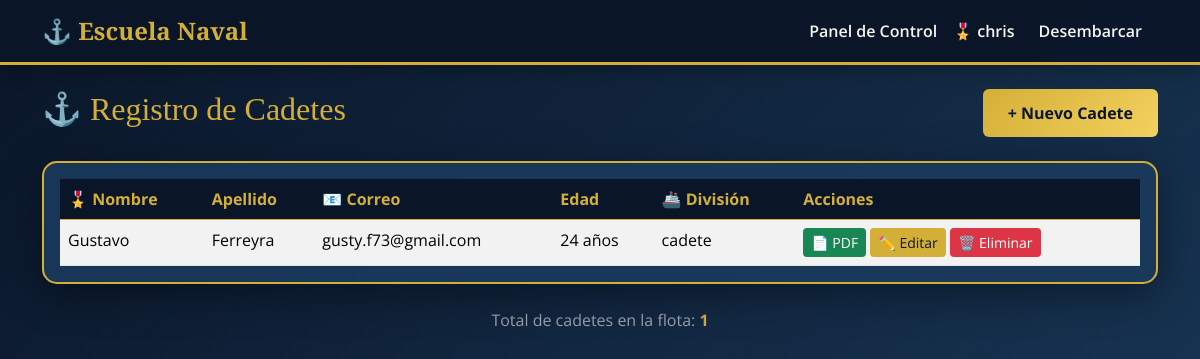
/users/dashboard/ (signed in), run on the app's committed database.
### users/models.py (models this page shows, shortened)
class Alumno(models.Model):
    usuario = models.ForeignKey(User, on_delete=models.CASCADE, related_name='alumnos')
    nombre = models.CharField(max_length=100)
    apellido = models.CharField(max_length=100)
    email = models.EmailField()
    edad = models.PositiveIntegerField()
    carrera = models.CharField(max_length=100)
    fecha_registro = models.DateTimeField(auto_now_add=True)
    class Meta:
        ordering = ['-fecha_registro']

### users/views.py (the view)
# urls.py: path('dashboard/', views.dashboard, name='dashboard'),
@login_required
def dashboard(request):
    alumnos = Alumno.objects.filter(usuario=request.user)
    return render(request, 'users/dashboard.html', {'alumnos': alumnos})

### templates/users/dashboard.html (shortened to what this page needs)
{% extends 'base.html' %}
{% block content %}
<div class="row">
    <div class="col-12">
        <div class="d-flex justify-content-between align-items-center mb-4">
            <h2>⚓ Registro de Cadetes</h2>
            <a href="{% url 'crear_alumno' %}" class="btn btn-primary">+ Nuevo Cadete</a>
        </div>
        {% if alumnos %}
            <div class="card p-3">
                <div class="table-responsive">
                    <table class="table table-striped table-hover mb-0">
                        <thead class="table-dark">
                            <tr>
                                <th>🎖️ Nombre</th>
                                <th>Apellido</th>
                                <th>📧 Correo</th>
                                <th>Edad</th>
                                <th>🚢 División</th>
                                <th>Acciones</th>
                            </tr>
                        </thead>
                        <tbody>
                            {% for alumno in alumnos %}
                                <tr>
                                    <td>{{ alumno.nombre }}</td>
                                    <td>{{ alumno.apellido }}</td>
                                    <td>{{ alumno.email }}</td>
                                    <td>{{ alumno.edad }} años</td>
                                    <td>{{ alumno.carrera }}</td>
                                    <td>
                                        <a href="{% url 'enviar_pdf_alumno' alumno.pk %}" class="btn btn-sm btn-success">📄 PDF</a>
                                        <a href="{% url 'editar_alumno' alumno.pk %}" class="btn btn-sm btn-warning">✏️ Editar</a>
                                        <a href="{% url 'eliminar_alumno' alumno.pk %}" class="btn btn-sm btn-danger">🗑️ Eliminar</a>
                                    </td>
                                </tr>
                            {% endfor %}
                        </tbody>
                    </table>
                </div>
            </div>
            <div class="text-center mt-4" style="color: rgba(245,245,240,0.6);">
                <p>Total de cadetes en la flota: <strong style="color: var(--dorado);">{{ alumnos.count }}</strong></p>
            </div>
        {% endif %}
    </div>
</div>
{% endblock %}

### templates/base.html (shortened to what this page needs)
<!DOCTYPE html>
<html lang="es">
<head>
    <link href="https://cdn.jsdelivr.net/npm/bootstrap@5.3.2/dist/css/bootstrap.min.css" rel="stylesheet">
</head>
<body>
    <nav class="navbar navbar-expand-lg">
        <div class="container">
            <a class="navbar-brand" href="{% url 'home' %}">⚓ Escuela Naval</a>
            <div class="collapse navbar-collapse" id="navbarNav">
                <ul class="navbar-nav ms-auto">
                    {% if user.is_authenticated %}
                        <li class="nav-item">
                            <a class="nav-link" href="{% url 'dashboard' %}">Panel de Control</a>
                        </li>
                        <li class="nav-item">
                            <span class="nav-link">🎖️ {{ user.username }}</span>
                        </li>
                        <li class="nav-item">
                            <form method="POST" action="{% url 'logout' %}">
                                <button type="submit" class="btn-logout">Desembarcar</button>
                            </form>
                        </li>
                    {% endif %}
                </ul>
            </div>
        </div>
    </nav>
    <div class="container mt-4">
        {% block content %}{% endblock %}
    </div>
</body>
</html>

### templates/base.html (style rules this page uses)
:root { --azul-marino: #0a1628; --azul-naval: #1a3a5c; --dorado: #d4af37; --dorado-claro: #f4d160; --blanco-hueso: #f5f5f0; --gris-acero: #4a5568; }
body { background: linear-gradient(135deg, var(--azul-marino) 0%, var(--azul-naval) 100%); min-height: 100vh; font-family: 'Open Sans', sans-serif; color: var(--blanco-hueso); }
.navbar { background: rgba(10, 22, 40, 0.95) !important; border-bottom: 3px solid var(--dorado); box-shadow: 0 4px 20px rgba(0,0,0,0.3); }
.navbar-brand { font-family: 'Cinzel', serif; font-weight: 700; color: var(--dorado) !important; font-size: 1.5rem; }
.nav-link { color: var(--blanco-hueso) !important; font-weight: 600; transition: color 0.3s; }
.btn-logout { background: none; border: none; color: var(--blanco-hueso) !important; font-weight: 600; cursor: pointer; padding: 8px 16px; }
.card { background: rgba(26, 58, 92, 0.9); border: 2px solid var(--dorado); border-radius: 15px; box-shadow: 0 10px 40px rgba(0,0,0,0.4); }
.btn-primary { background: linear-gradient(135deg, var(--dorado) 0%, var(--dorado-claro) 100%); border: none; color: var(--azul-marino); font-weight: 700; padding: 12px 25px; transition: transform 0.3s, box-shadow 0.3s; }
.btn-danger { background: #dc3545; border: none; }
.btn-warning { background: var(--dorado); border: none; color: var(--azul-marino); }
.btn-success { background: #198754; border: none; }
.table { color: var(--blanco-hueso); }
.table-dark { background: var(--azul-marino) !important; }
.table-dark th { background: var(--azul-marino) !important; color: var(--dorado) !important; border-color: var(--dorado) !important; }
.table-striped tbody tr:nth-of-type(odd) { background: rgba(26, 58, 92, 0.5); }
h1, h2, h3 { font-family: 'Cinzel', serif; color: var(--dorado); }
a { color: var(--dorado); }

### data on the page
Alumno: nombre "Gustavo", apellido "Ferreyra", email "gusty.f73@gmail.com", edad "24", carrera "cadete"

### other printed values
{{ user.username }} "chris"
{{ alumnos.count }} "1"
